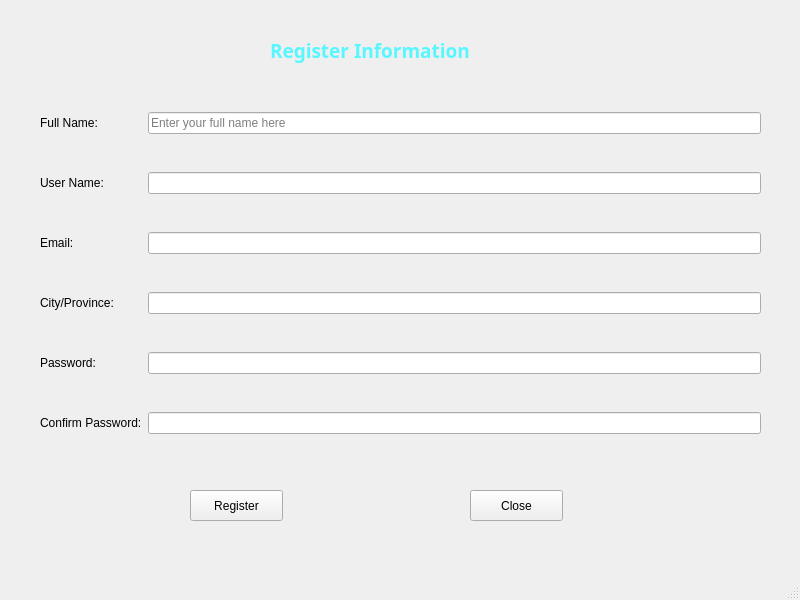
<?xml version="1.0" encoding="UTF-8"?>
<ui version="4.0">
 <class>MainWindow</class>
 <widget class="QMainWindow" name="MainWindow">
  <property name="geometry">
   <rect>
    <x>0</x>
    <y>0</y>
    <width>800</width>
    <height>600</height>
   </rect>
  </property>
  <property name="windowTitle">
   <string>MainWindow</string>
  </property>
  <widget class="QWidget" name="centralwidget">
   <widget class="QLabel" name="label">
    <property name="geometry">
     <rect>
      <x>270</x>
      <y>20</y>
      <width>251</width>
      <height>61</height>
     </rect>
    </property>
    <property name="font">
     <font>
      <family>Poppins ExtraBold</family>
      <pointsize>14</pointsize>
      <weight>75</weight>
      <bold>true</bold>
     </font>
    </property>
    <property name="styleSheet">
     <string notr="true">color: rgb(88, 247, 255);</string>
    </property>
    <property name="text">
     <string>Register Information</string>
    </property>
   </widget>
   <widget class="QWidget" name="gridLayoutWidget">
    <property name="geometry">
     <rect>
      <x>40</x>
      <y>80</y>
      <width>721</width>
      <height>391</height>
     </rect>
    </property>
    <layout class="QGridLayout" name="gridLayout">
     <item row="0" column="2">
      <widget class="QLineEdit" name="lineEdit_name">
       <property name="text">
        <string extracomment="Enter"/>
       </property>
       <property name="placeholderText">
        <string>Enter your full name here</string>
       </property>
       <property name="clearButtonEnabled">
        <bool>true</bool>
       </property>
      </widget>
     </item>
     <item row="1" column="2">
      <widget class="QLineEdit" name="lineEdit_user"/>
     </item>
     <item row="0" column="1">
      <widget class="QLabel" name="label_name">
       <property name="text">
        <string>Full Name:</string>
       </property>
      </widget>
     </item>
     <item row="4" column="1">
      <widget class="QLabel" name="label_password">
       <property name="text">
        <string>Password:</string>
       </property>
      </widget>
     </item>
     <item row="2" column="1">
      <widget class="QLabel" name="label_email">
       <property name="text">
        <string>Email:</string>
       </property>
      </widget>
     </item>
     <item row="1" column="1">
      <widget class="QLabel" name="label_user">
       <property name="text">
        <string>User Name:</string>
       </property>
      </widget>
     </item>
     <item row="5" column="1">
      <widget class="QLabel" name="label_confirm">
       <property name="text">
        <string>Confirm Password:</string>
       </property>
      </widget>
     </item>
     <item row="3" column="1">
      <widget class="QLabel" name="label_city">
       <property name="text">
        <string>City/Province:</string>
       </property>
      </widget>
     </item>
     <item row="2" column="2">
      <widget class="QLineEdit" name="lineEdit_email"/>
     </item>
     <item row="3" column="2">
      <widget class="QLineEdit" name="lineEdit_city"/>
     </item>
     <item row="4" column="2">
      <widget class="QLineEdit" name="lineEdit_password">
       <property name="echoMode">
        <enum>QLineEdit::Password</enum>
       </property>
      </widget>
     </item>
     <item row="5" column="2">
      <widget class="QLineEdit" name="lineEdit_confirm">
       <property name="echoMode">
        <enum>QLineEdit::Password</enum>
       </property>
      </widget>
     </item>
    </layout>
   </widget>
   <widget class="QPushButton" name="pushButton">
    <property name="geometry">
     <rect>
      <x>190</x>
      <y>490</y>
      <width>93</width>
      <height>31</height>
     </rect>
    </property>
    <property name="text">
     <string>Register</string>
    </property>
   </widget>
   <widget class="QPushButton" name="pushButton_close">
    <property name="geometry">
     <rect>
      <x>470</x>
      <y>490</y>
      <width>93</width>
      <height>31</height>
     </rect>
    </property>
    <property name="text">
     <string>Close</string>
    </property>
   </widget>
  </widget>
  <widget class="QMenuBar" name="menubar">
   <property name="geometry">
    <rect>
     <x>0</x>
     <y>0</y>
     <width>800</width>
     <height>26</height>
    </rect>
   </property>
  </widget>
  <widget class="QStatusBar" name="statusbar"/>
 </widget>
 <resources/>
 <connections>
  <connection>
   <sender>pushButton_close</sender>
   <signal>clicked()</signal>
   <receiver>MainWindow</receiver>
   <slot>close()</slot>
   <hints>
    <hint type="sourcelabel">
     <x>516</x>
     <y>531</y>
    </hint>
    <hint type="destinationlabel">
     <x>399</x>
     <y>299</y>
    </hint>
   </hints>
  </connection>
 </connections>
</ui>
